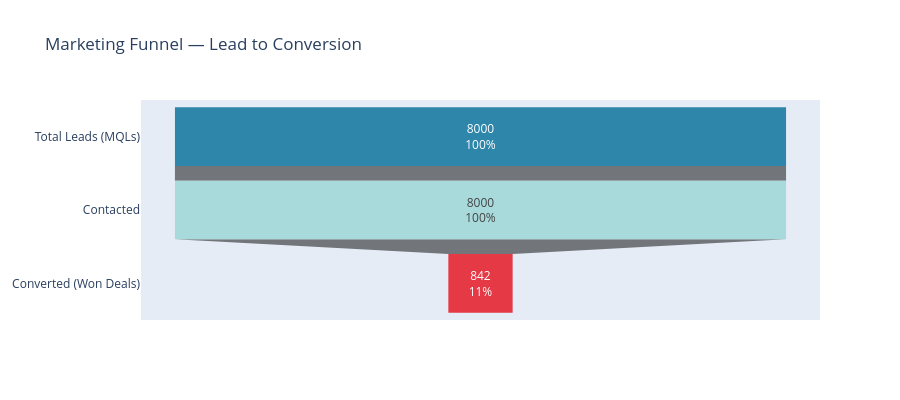

The code cell stored with this chart in its notebook:
### Markdown cell above
### 4.1 Funnel Overview

### Code cell
# Funnel stages
funnel_stages = {
    'Total Leads (MQLs)': len(df),
    'Contacted': len(df),
    'Converted (Won Deals)': df['converted'].sum()
}

fig = go.Figure(go.Funnel(
    y=list(funnel_stages.keys()),
    x=list(funnel_stages.values()),
    textinfo='value+percent initial',
    marker=dict(color=['#2E86AB', '#A8DADC', '#E63946'])
))
fig.update_layout(title='Marketing Funnel — Lead to Conversion', height=400)
fig.show()

### Figure 1 — Plotly figure (JSON) as saved in the notebook; plotly's stock layout.template omitted (floating-point values rounded to 4 significant figures)
{"data": [{"marker": {"color": ["#2E86AB", "#A8DADC", "#E63946"]}, "textinfo": "value+percent initial", "type": "funnel", "x": [8000, 8000, 842], "y": ["Total Leads (MQLs)", "Contacted", "Converted (Won Deals)"]}], "layout": {"height": 400, "title": {"text": "Marketing Funnel — Lead to Conversion"}}}
